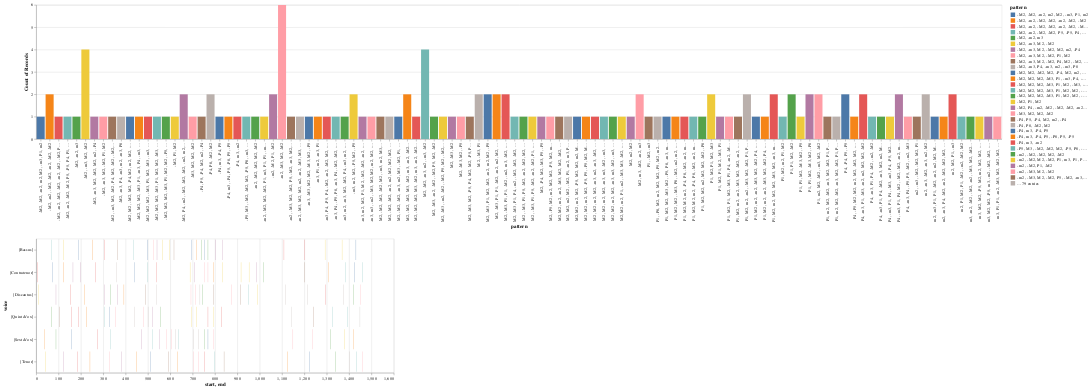

Notebook source saved alongside this figure:
### Code cell
chart

### Figure 1 — Vega-Lite specification as saved in the notebook (floating-point values rounded to 4 significant figures; data arrays with more than 128 entries replaced by an {"elided": "..."} marker saying what was removed)
{"config": {"view": {"continuousWidth": 400, "continuousHeight": 300}}, "vconcat": [{"mark": "bar", "encoding": {"color": {"type": "nominal", "field": "pattern"}, "opacity": {"condition": {"value": 1, "selection": "selector027"}, "value": 0.2}, "x": {"type": "nominal", "field": "pattern"}, "y": {"type": "nominal", "aggregate": "count", "field": "pattern"}}, "selection": {"selector027": {"type": "multi", "fields": ["pattern"]}}}, {"mark": "bar", "encoding": {"color": {"type": "nominal", "field": "pattern"}, "opacity": {"condition": {"value": 1, "selection": "selector027"}, "value": 0.2}, "x": {"type": "quantitative", "field": "start"}, "x2": {"field": "end"}, "y": {"type": "nominal", "field": "voice"}}, "height": 300, "selection": {"selector027": {"type": "multi", "fields": ["pattern"]}}, "width": 800}], "data": {"name": "data-12de8ea436b1f71d927b78d4448e6333"}, "$schema": "https://vega.github.io/schema/vega-lite/v4.8.1.json", "datasets": {"data-12de8ea436b1f71d927b78d4448e6333": {"elided": "141 records"}}}
